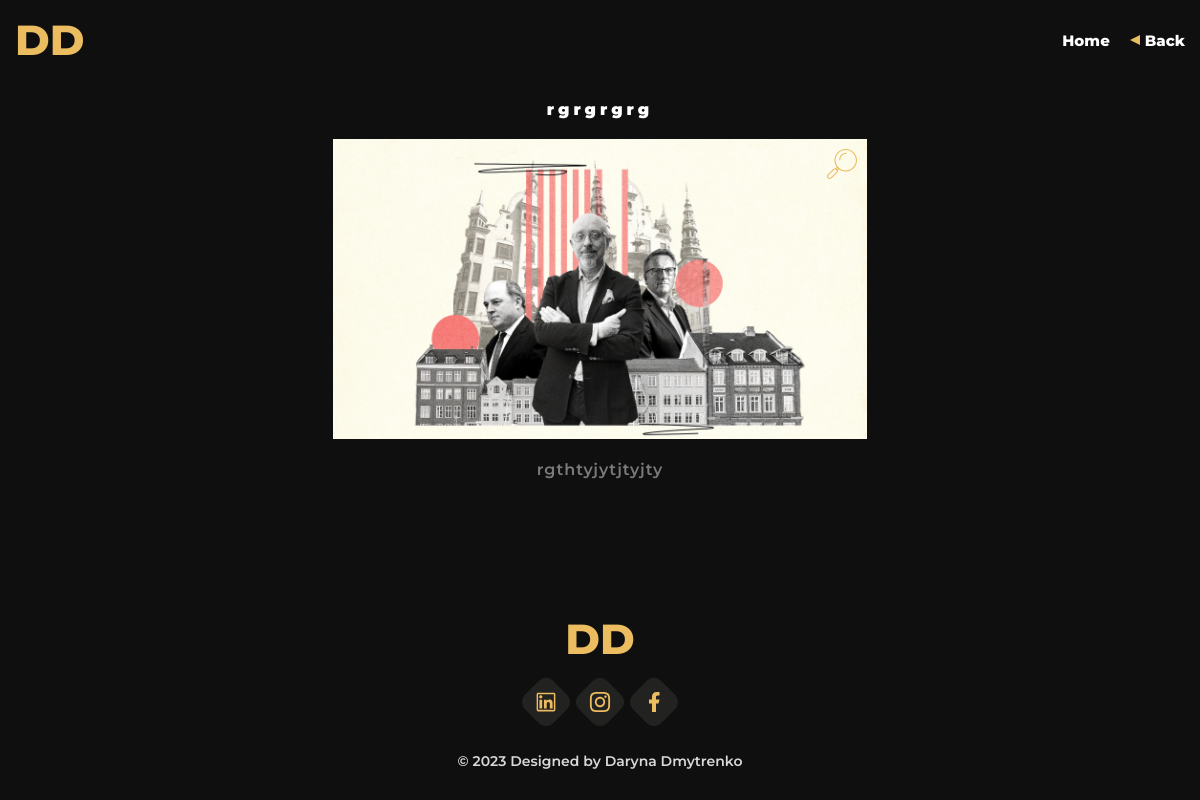
Page /web_project/slug-7/ on the committed database.
### portfolio/models.py (models this page shows, shortened)
class Web(models.Model):
    title = models.CharField(max_length=255)
    slug = models.SlugField(max_length=255, unique=True, db_index=True)
    content = models.TextField(blank=True)
    image = models.ImageField(upload_to='images/web')
    big_image = models.ImageField(upload_to='images/web/big', default='path/to/my/default/image.jpg')
    class Meta:
        verbose_name = "WEB works"
        verbose_name_plural = "WEB works"

### portfolio/views.py (the view)
# urls.py: path('web_project/<slug:web_project_slug>/', views.ShowWebProject.as_view(), name='web_project'),
class ShowWebProject(DetailView):
    model = Web
    template_name = 'portfolio/project.html'
    slug_url_kwarg = 'web_project_slug'
    context_object_name = 'project'
    def get_context_data(self, **kwargs):
        context = super().get_context_data(**kwargs)
        context["title"] = context['project'].title
        return context

### portfolio/templates/portfolio/project.html (shortened to what this page needs)
{% extends 'base.html' %}
{% load static %}
{% block content %}
    <div class="container">
        <div class="one__project">
            <h1 class="one__project-title">{{ project.title }}</h1>
            {% if project.image %}
                <div class="one__project-img"><img class="preview-img" src="{{ project.image.url }}"><img
                        class="make-big" src="{% static 'portfolio/images/make-big.svg' %}" alt="make-big-pic"></div>
            {% endif %}
            <p class="one__project-text">{{ project.content }}</p>
        </div>
    </div>
{% endblock %}

### portfolio/static/portfolio/css/styles.css (style rules this page uses)
*, *::before, *::after { box-sizing: border-box; }
* { margin: 0; padding: 0; font: inherit; }
body { display: flex; flex-direction: column; justify-content: space-between; min-height: 100vh; }
img, picture, svg, video { display: block; max-width: 100%; }
html, body { scroll-behavior: smooth; }
body { font-family: 'Montserrat', sans-serif; background-color: #0F0F0F; color: white; }
.container { max-width: 1260px; margin: 0 auto; padding: 0 15px; }
.one__project { display: flex; flex-direction: column; justify-content: center; align-items: center; margin-top: 100px; }
.one__project-title { color: #FFF; font-size: 16px; font-weight: 900; letter-spacing: 4px; }
.one__project-img { position: relative; max-width: 600px; margin-top: 20px; margin-bottom: 20px; cursor: pointer; transition: all .1s linear; }
.one__project-img::after { content: ''; width: 100%; height: 100%; position: absolute; top: 0; left: 0; }
.make-big { position: absolute; width: 30px !important; height: 30px; right: 10px; top: 10px; transform: scale(1); z-index: 1; }
.one__project-img img { width: 100%; max-height: 300px; }
.one__project-text { color: #7B7B7B; font-size: 16px; font-weight: 600; line-height: 22px; letter-spacing: 1px; }

### rows in the picture
Web: title "rgrgrgrg", image (picture), content "rgthtyjytjtyjty"
